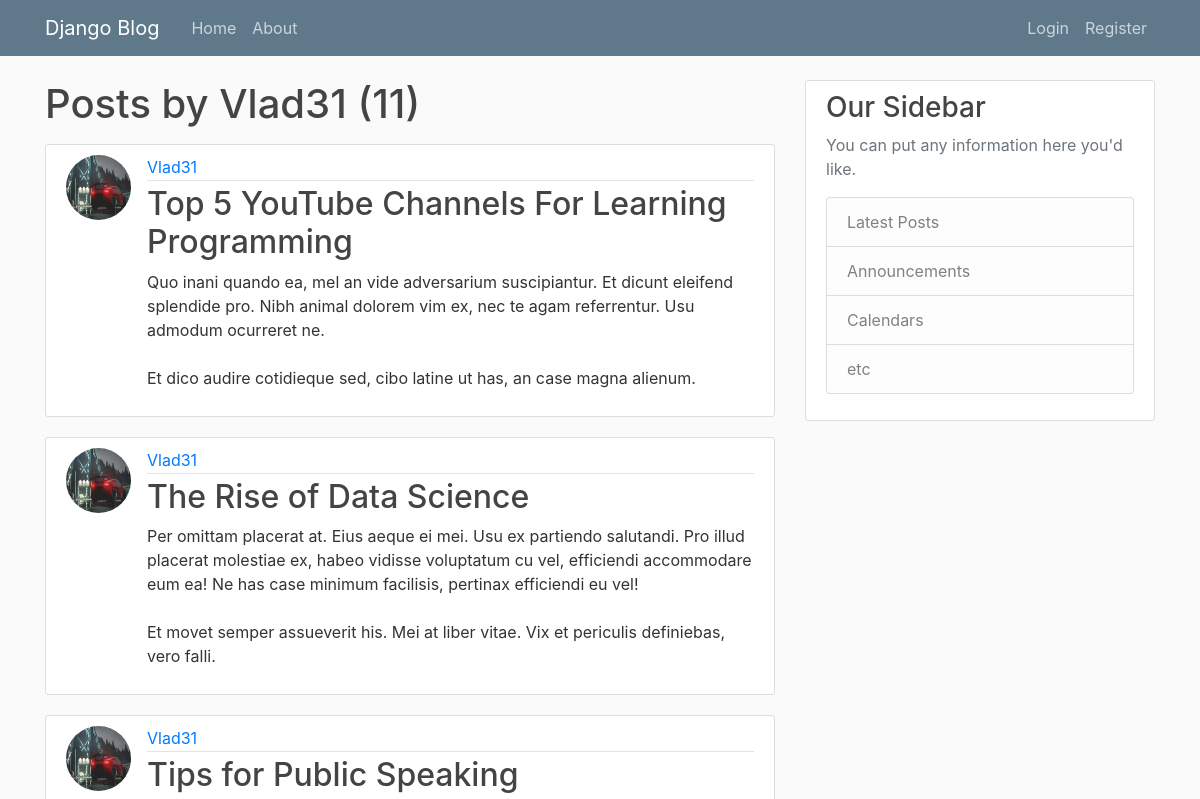
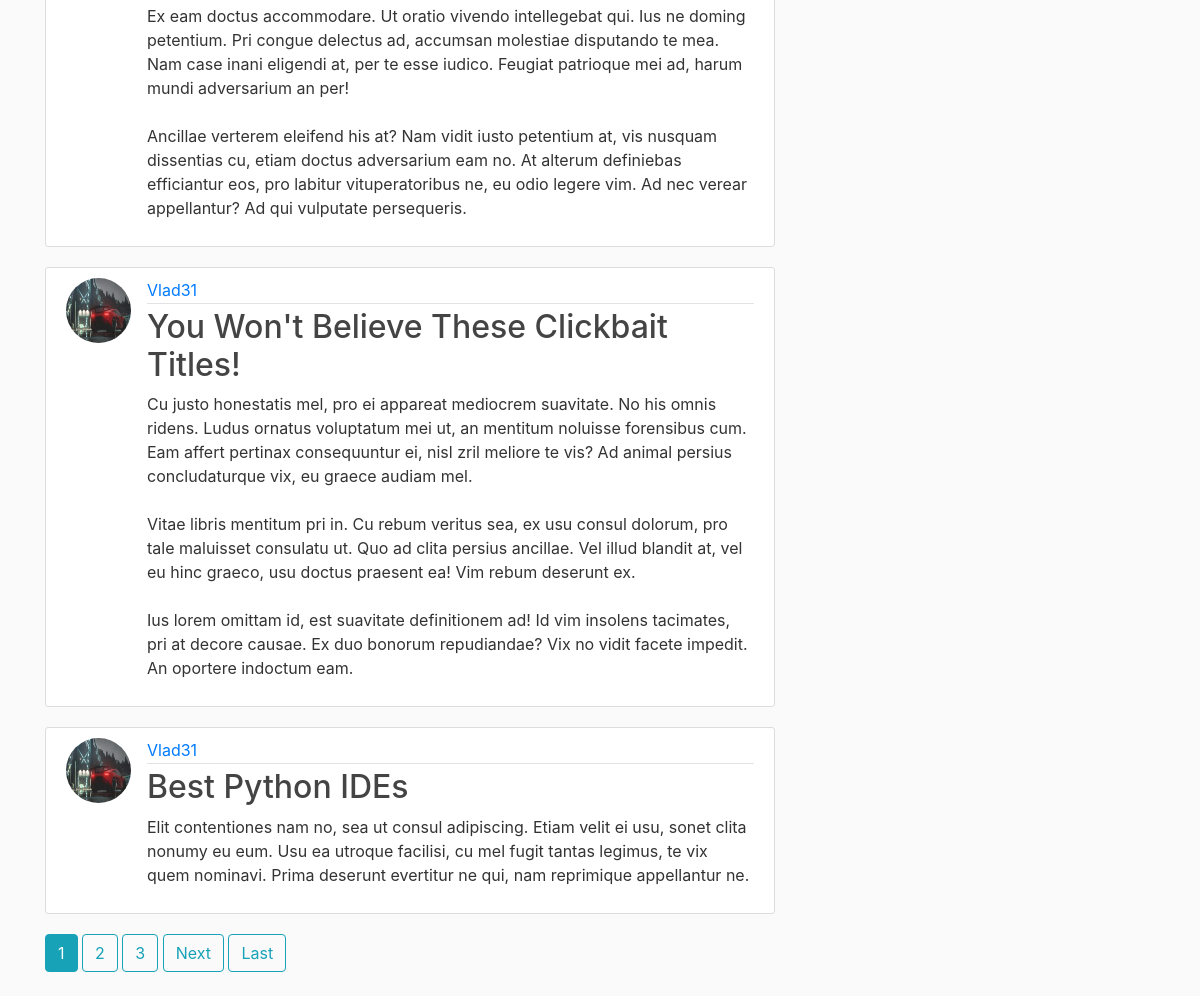
Page /user/Vlad31/ on the committed database (2 pictures, top to bottom).
### blog/models.py (models this page shows, shortened)
class Post(models.Model):
    title = models.CharField(max_length=100)
    content = models.TextField()
    data_posted = models.DateTimeField(default = timezone.now)
    author = models.ForeignKey(User,on_delete=models.CASCADE)

### users/models.py (models this page shows, shortened)
class Profile(models.Model):
    user = models.OneToOneField(User,on_delete=models.CASCADE)
    image = models.ImageField(default='default.jpg',upload_to='profile_pics')

### blog/views.py (the view)
# urls.py: path('user/<str:username>/',UserPostListView.as_view(),name ='user-posts'),
class UserPostListView(ListView):
    paginate_by = 5
    logger.info('cheking users')
    model = Post
    template_name = 'blog/user_posts.html'
    context_object_name = 'posts'
    def get_queryset(self):
        user = get_object_or_404(User,username = self.kwargs.get('username'))
        return   Post.objects.filter(author = user).order_by('-data_posted')
    def get_context_data(self, *, object_list=None, **kwargs):
        context = super().get_context_data()
        context['url'] = self.kwargs.get('username')
        return  context

### blog/templates/blog/user_posts.html (shortened to what this page needs)
{% extends "blog/base.html" %}
{% block content %}
    <h1 class="mb-3">Posts by {{url}} ({{ page_obj.paginator.count }})</h1>
    {% for post in posts %}
        <article class="media content-section">
          <img class="rounded-circle article-img" src="{{ post.author.profile.image.url }}">
          <div class="media-body">
            <div class="article-metadata">
              <a class="mr-2" href="{% url 'user-posts' post.author.username %}">{{ post.author }}</a>
            </div>
            <h2><a class="article-title" href="{% url 'post-detail' post.id %}">{{ post.title }}</a></h2>
            <p class="article-content">{{ post.content }}</p>
          </div>
        </article>
    {% endfor %}
    {% if is_paginated %}
      {% for num in page_obj.paginator.page_range %}
        {% if page_obj.number == num %}
          <a class="btn btn-info mb-4" href="?page={{ num }}">{{ num }}</a>
        {% elif num > page_obj.number|add:'-3' and num < page_obj.number|add:'3' %}
          <a class="btn btn-outline-info mb-4" href="?page={{ num }}">{{ num }}</a>
        {% endif %}
      {% endfor %}
      {% if page_obj.has_next %}
        <a class="btn btn-outline-info mb-4" href="?page={{ page_obj.next_page_number }}">Next</a>
        <a class="btn btn-outline-info mb-4" href="?page={{ page_obj.paginator.num_pages }}">Last</a>
      {% endif %}
    {% endif %}
{% endblock content %}

### blog/static/blog/main.css (style rules this page uses)
body { background: #fafafa; color: #333333; margin-top: 5rem; }
h1, h2, h3, h4, h5, h6 { color: #444444; }
.content-section { background: #ffffff; padding: 10px 20px; border: 1px solid #dddddd; border-radius: 3px; margin-bottom: 20px; }
.article-title { color: #444444; }
.article-content { white-space: pre-line; }
.article-img { height: 65px; width: 65px; margin-right: 16px; }
.article-metadata { padding-bottom: 1px; margin-bottom: 4px; border-bottom: 1px solid #e3e3e3 }

### rows in the picture
Post: author.profile.image (picture), author "Vlad31", title "Top 5 YouTube Channels For Learning Programming", content "Quo inani quando ea, mel an vide adversarium suscipiantur. Et dicunt eleifend splendide pro. Nibh animal dolorem vim ex, nec te agam referrentur. Usu admodum ocurreret ne. Et dico audire cotidieque sed, cibo latine ut has, an case magna alienum."
Post: author.profile.image (picture), author "Vlad31", title "The Rise of Data Science", content "Per omittam placerat at. Eius aeque ei mei. Usu ex partiendo salutandi. Pro illud placerat molestiae ex, habeo vidisse voluptatum cu vel, efficiendi accommodare eum ea! Ne has case minimum facilisis, pertinax efficiendi eu vel! Et movet semper assueverit his. Mei at liber vitae. Vix et periculis definiebas, vero falli."
Post: author.profile.image (picture), author "Vlad31", title "Tips for Public Speaking", content "Ex eam doctus accommodare. Ut oratio vivendo intellegebat qui. Ius ne doming petentium. Pri congue delectus ad, accumsan molestiae disputando te mea. Nam case inani eligendi at, per te esse iudico. Feugiat patrioque mei ad, harum mundi adversarium an per! Ancillae verterem eleifend his at? Nam vidit iusto petentium at, vis nusquam dissentias cu, etiam doctus adversarium eam no. At alterum definiebas efficiantur eos, pro labitur vituperatoribus ne, eu odio legere vim. Ad nec verear appellantur? Ad qui vulputate persequeris."
Post: author.profile.image (picture), author "Vlad31", title "You Won't Believe These Clickbait Titles!", content "Cu justo honestatis mel, pro ei appareat mediocrem suavitate. No his omnis ridens. Ludus ornatus voluptatum mei ut, an mentitum noluisse forensibus cum. Eam affert pertinax consequuntur ei, nisl zril meliore te vis? Ad animal persius concludaturque vix, eu graece audiam mel. Vitae libris mentitum pri in. Cu rebum veritus sea, ex usu consul dolorum, pro tale maluisset consulatu ut. Quo ad clita persius ancillae. Vel illud blandit at, vel eu hinc graeco, usu doctus praesent ea! Vim rebum deserunt ex. Ius lorem omittam id, est suavitate definitionem ad! Id vim insolens tacimates, pri at decore causae. Ex duo bonorum repudiandae? Vix no vidit facete impedit. An oportere indoctum eam."
Post: author.profile.image (picture), author "Vlad31", title "Best Python IDEs", content "Elit contentiones nam no, sea ut consul adipiscing. Etiam velit ei usu, sonet clita nonumy eu eum. Usu ea utroque facilisi, cu mel fugit tantas legimus, te vix quem nominavi. Prima deserunt evertitur ne qui, nam reprimique appellantur ne."

### other values in the picture
{{ url }} "Vlad31"
{{ page_obj.paginator.count }} "11"
{{ num }} "1"
{{ num }} "2" "3"
